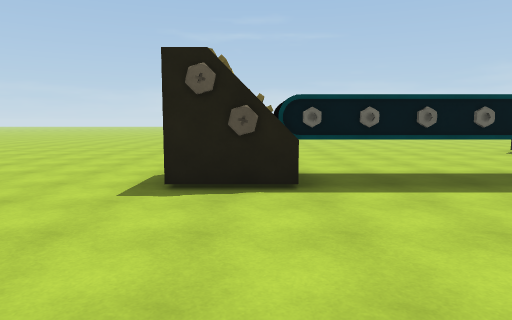
View 1 (above)

24 first-person views from a walk through a 3-D level made in the Unity game engine. The camera is 1.5 m above the floor, tilts 6° down and sees 70° across. The floor is counted in squares, 2 m on a side. Each view is taken from the middle of a square. On the plan, view 1 faces up. The plan holds only what a view shows up to about 11 squares ahead; the rest is blank. The place goes on beyond the plan. Some animated figures are not drawn.

View 2
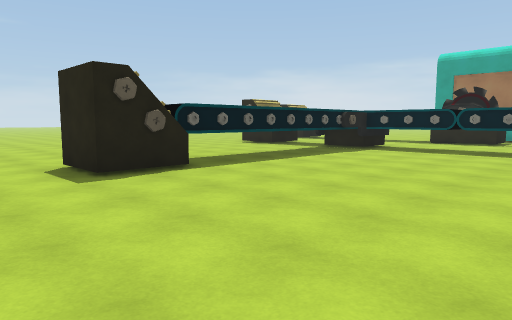

View 3
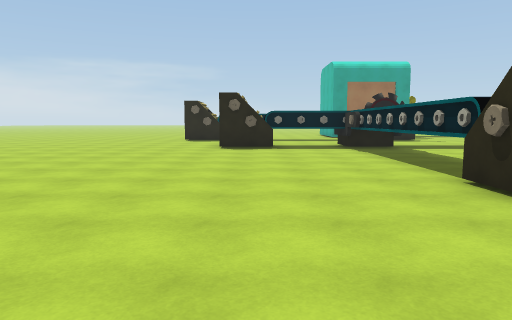

View 4
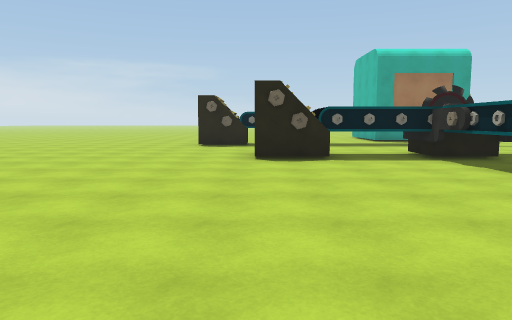

View 5
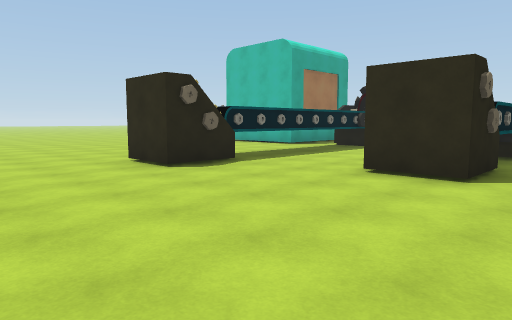

View 6
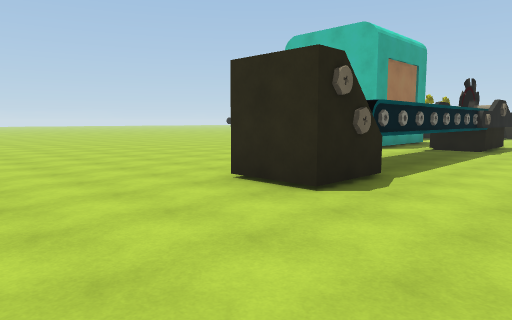

View 7
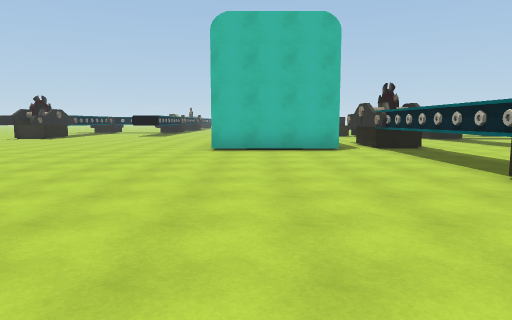

View 8
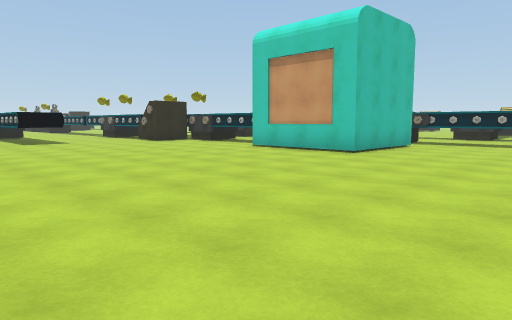

View 9
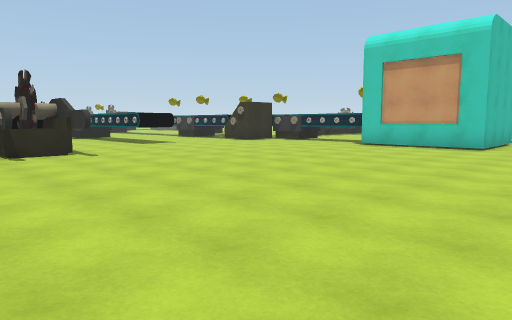

View 10
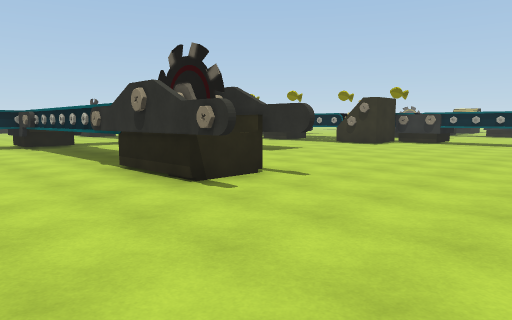

View 11
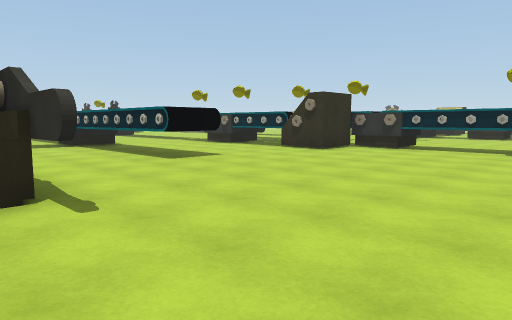

View 12
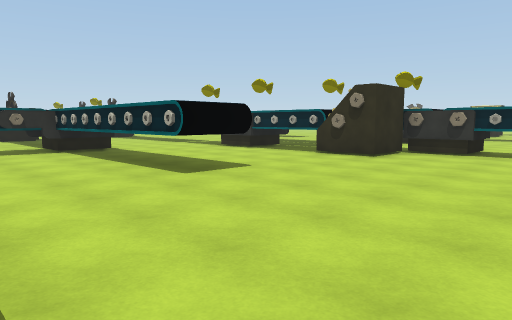

View 13
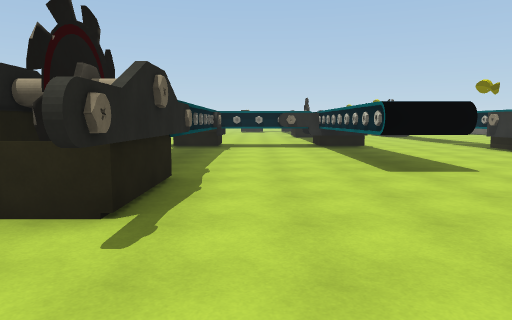

View 14
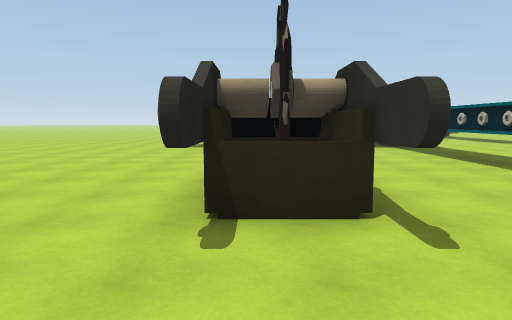

View 15
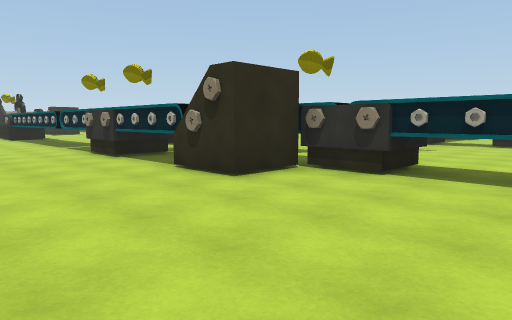

View 16
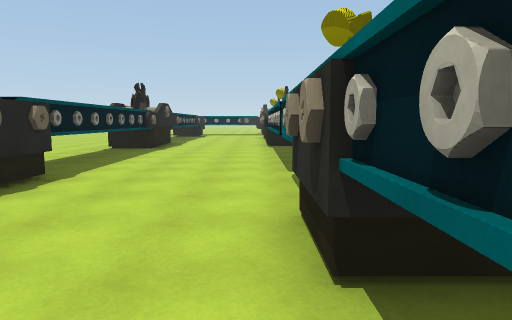

View 17
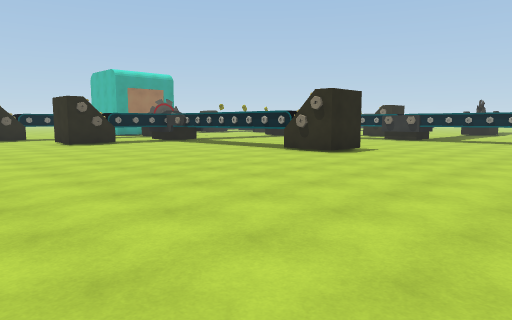

View 18
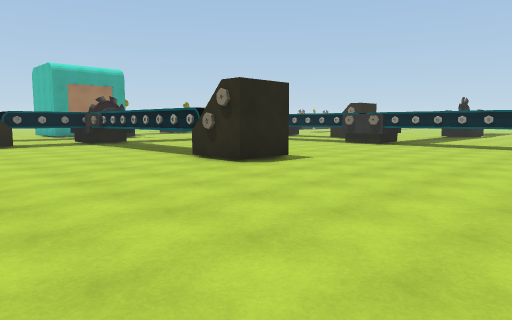

View 19
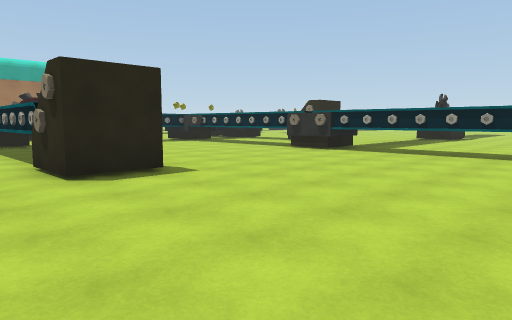

View 20
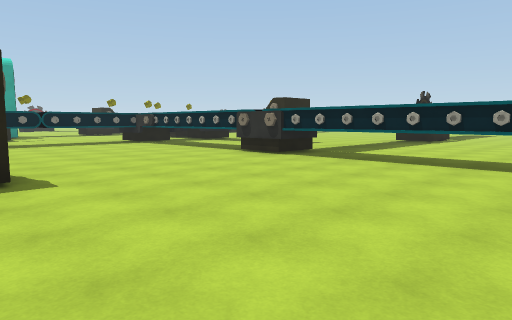

View 21
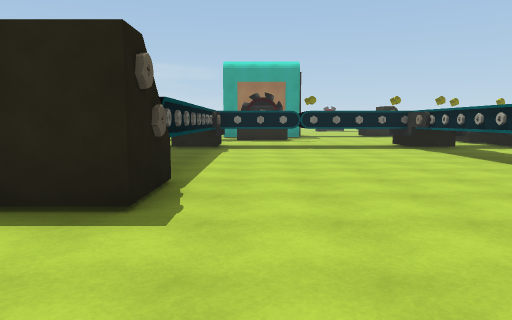

View 22
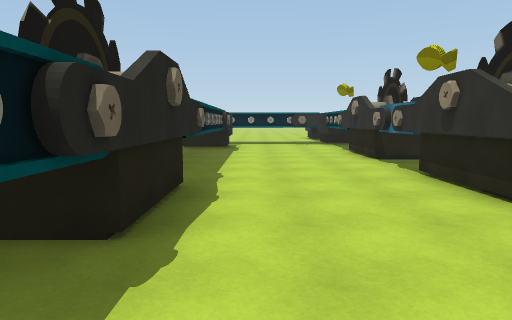

View 23
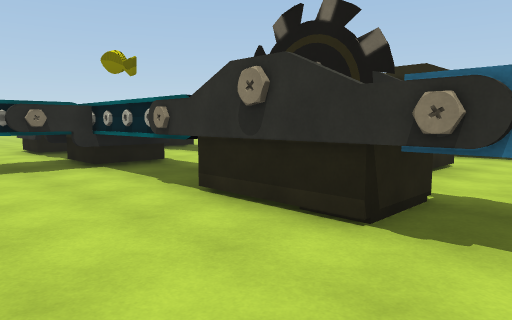

View 24
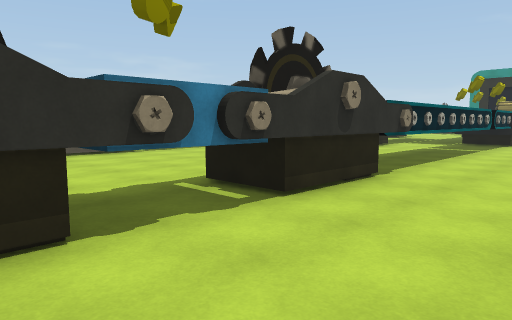

### Floor plan
Key: @ floor where view 1 was taken; # wall or solid block; . floor; T thing the floor can be seen under or through; O other object.
Columns run from 6 left of view 1 to 28 right of it. Each row starts with its distance up from view 1.
 14           ........   .
 13 ....     ..............
 12 ...........................
 11 ...........................
 10 .................O........
  9 .............O...#........ ....
  8 .............O...#.............
  7 .............#...#................
  6 .............#...#................
  5 .....OOTTTTT##...#................
  4 .....OOTTTTTO#..O#O####...........
  3 .............T...OO#  #..........
  2 .............T...O    #............
  1  ............T..O     #............
  0  .....@......T    .. T.............
 -1  .....O.....O#    .. T........OO...
 -2  TTTT#########......TT........OO..
 -3  .... #    .O ..   .OT........OO...
 -4   ...       O#O.    O#O.......##...
 -5   ...                 O...##..##...
 -6   ...                 #... #..##...
 -7   ..                  #... #..##...
 -8                      ##... #..##...
 -9                      O#... #..O#...
-10                       #...O######
-11                      .#...##   #
-12                      .#...#
-13                      .#...#
-14                      .#...#
-15                       #...# .
-16                       #...##..
-17                  ...   O..OO..
-18                  .... O...OO
-19                 #.....O...#
-20                   ...  O..#
-21                  ....O#O..#
-22                  ..O. O...#
-23                    O  O...#
-24                       #...##
-25                      .#...OO
-26                      .#O#
-27                      .###
-28                        ..
-29                       #.
-30                        .
-31                       O.
-32                       ..

Where each view was taken, in squares from view 1:
view 1: 0 up, 0 right, facing up
view 2: 1 down, 3 left, facing up-right
view 3: 8 up, 4 left, facing right
view 4: 9 up, 1 left, facing right
view 5: 14 up, 5 right, facing down-right
view 6: 14 up, 8 right, facing down-right
view 7: 14 up, 15 right, facing down
view 8: 9 up, 24 right, facing down-left
view 9: 7 up, 27 right, facing down-left
view 10: 2 up, 28 right, facing down-left
view 11: 2 up, 25 right, facing down-left
view 12: 0 up, 24 right, facing down-left
view 13: 1 up, 23 right, facing down
view 14: 1 up, 25 right, facing down
view 15: 0 up, 20 right, facing down-left
view 16: 6 down, 17 right, facing down
view 17: 13 up, 6 left, facing down-right
view 18: 10 up, 6 left, facing down-right
view 19: 7 up, 6 left, facing down-right
view 20: 5 up, 6 left, facing down-right
view 21: 3 up, 4 left, facing right
view 22: 14 down, 19 right, facing down
view 23: 20 down, 19 right, facing down-left
view 24: 22 down, 19 right, facing up-left
